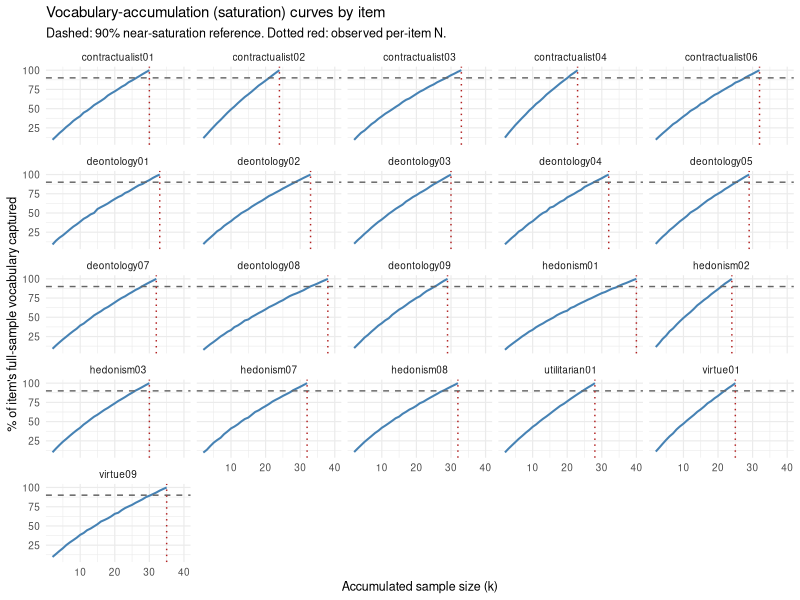
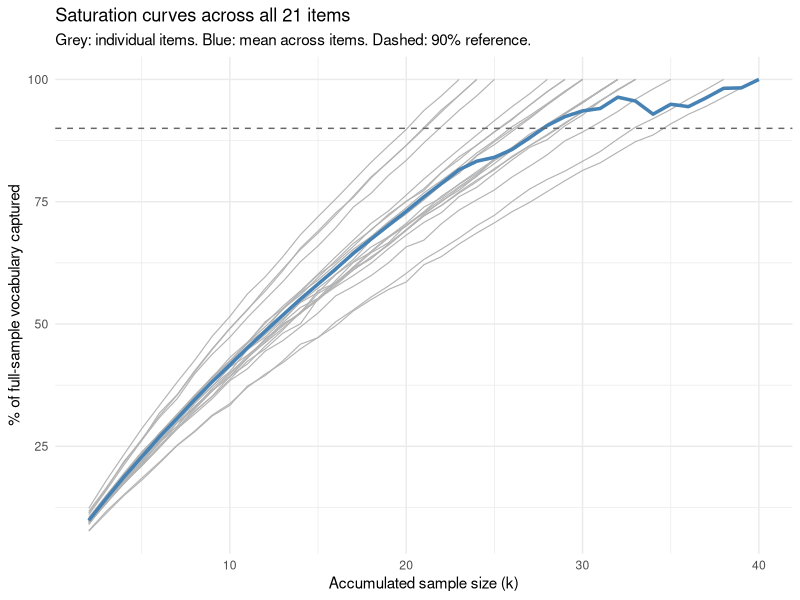

Here is the R script that generated these plots, in order:
# Saturation analysis for web-probing responses (R2-Subst-03 / R1-9)
#
# Reviewer concern: is the per-item sample size (N = 23-40, see main text) adequate
# for cognitive interviewing / web probing?
#
# This script re-analyzes the EXISTING raw probe responses (output/loop.csv) --
# no new data collection. For each item, it builds a vocabulary-accumulation
# (rarefaction) curve: repeatedly resampling increasing numbers of responses and
# tracking how many distinct content words are newly introduced. This is the
# standard "diminishing returns" signature used as a fast, transparent proxy for
# qualitative saturation (cf. rarefaction curves in ecology / vocabulary growth
# curves in corpus linguistics), reported alongside the literature-based defense
# (Willis, 2005; Squire et al., 2024) in the manuscript.
#
# Run from: Article_ESTAvalidation/Analyses/2_webProbing/
#   Rscript 04_saturationAnalysis.R
#
# Plots (output/saturation_curves_facets.png, output/saturation_curves_overlay.png)
# follow the standard qualitative-saturation-curve convention (cumulative
# information captured vs. sample size, flattening asymptotically; cf. Hennink,
# Kaiser & Weber, 2019, PLOS ONE "A simple method to assess and report thematic
# saturation"): x = accumulated sample size k, y = % of the item's full-sample
# vocabulary captured, with a 90% near-saturation reference line and the observed
# per-item N marked.

usePackage <- function(p) {
  if (!is.element(p, installed.packages()[, 1]))
    install.packages(p, dep = TRUE, repos = "http://cran.us.r-project.org")
  require(p, character.only = TRUE)
}
usePackage("dplyr")
usePackage("tidyr")
usePackage("stringr")
usePackage("ggplot2")

set.seed(20260903)

# ---- minimal built-in English stopword list (avoids external `stopwords` package) ----
STOPWORDS <- c(
  "a","about","above","after","again","against","all","am","an","and","any","are","as",
  "at","be","because","been","before","being","below","between","both","but","by","could",
  "did","do","does","doing","down","during","each","few","for","from","further","had","has",
  "have","having","he","her","here","hers","herself","him","himself","his","how","i","if",
  "in","into","is","it","its","itself","just","me","more","most","my","myself","no","nor",
  "not","now","of","off","on","once","only","or","other","our","ours","ourselves","out",
  "over","own","same","she","should","so","some","such","than","that","the","their","theirs",
  "them","themselves","then","there","these","they","this","those","through","to","too",
  "under","until","up","very","was","we","were","what","when","where","which","while","who",
  "whom","why","will","with","would","you","your","yours","yourself","yourselves","would",
  "also","would","really","think","because","would","dont","doesnt","im","ive","its","thats",
  "theyre","cant","isnt","technology","would"
)

tokenize_content_words <- function(text) {
  text <- tolower(text)
  text <- str_replace_all(text, "[^a-z\\s]", " ")
  words <- unlist(str_split(text, "\\s+"))
  words <- words[nchar(words) >= 3]
  words <- words[!words %in% STOPWORDS]
  words
}

# ---- load raw responses ----
dat <- read.csv2("output/loop.csv", stringsAsFactors = FALSE, fileEncoding = "latin1")

# pool category-selection + comprehension free text as the per-response corpus for that item
dat$pooled_text <- paste(
  ifelse(is.na(dat$category_probe_again), dat$category_probe, dat$category_probe_again),
  ifelse(is.na(dat$comp_probe_again), dat$comp_probe, dat$comp_probe_again),
  sep = " "
)

B <- 500  # bootstrap resamples per sample size

items <- sort(unique(dat$item))
summary_rows <- list()
curve_rows <- list()

for (it in items) {
  responses <- dat$pooled_text[dat$item == it]
  responses <- responses[!is.na(responses) & nchar(str_trim(responses)) > 0]
  n_total <- length(responses)
  if (n_total < 3) next

  # tokenize each response once
  tokens_per_response <- lapply(responses, tokenize_content_words)
  full_vocab_size <- length(unique(unlist(tokens_per_response)))

  ks <- 2:n_total
  expected_vocab <- numeric(length(ks))

  for (i in seq_along(ks)) {
    k <- ks[i]
    vocab_sizes <- replicate(B, {
      idx <- sample.int(n_total, k, replace = FALSE)
      length(unique(unlist(tokens_per_response[idx])))
    })
    expected_vocab[i] <- mean(vocab_sizes)
  }

  pct_of_full <- expected_vocab / full_vocab_size
  curve_rows[[it]] <- data.frame(item = it, k = ks, expected_vocab = expected_vocab,
                                  pct_of_full_vocab = pct_of_full)

  # near-saturation point: smallest k reaching >=90% of the full-sample vocabulary
  near_sat_idx <- which(pct_of_full >= 0.90)[1]
  near_sat_k <- if (is.na(near_sat_idx)) NA else ks[near_sat_idx]

  summary_rows[[it]] <- data.frame(
    item = it,
    n_responses = n_total,
    full_vocab_size = full_vocab_size,
    near_saturation_k = near_sat_k,
    near_saturation_pct_of_N = if (is.na(near_sat_k)) NA else round(near_sat_k / n_total, 3)
  )
}

summary_df <- bind_rows(summary_rows)
curve_df <- bind_rows(curve_rows)

dir.create("output", showWarnings = FALSE)
write.csv(summary_df, "output/saturation_summary_by_item.csv", row.names = FALSE)
write.csv(curve_df, "output/saturation_curves_by_item.csv", row.names = FALSE)

# ---- plots: cumulative vocabulary captured (%) vs. accumulated sample size ----
curve_df <- curve_df %>% left_join(summary_df %>% select(item, n_responses), by = "item")

p_facets <- ggplot(curve_df, aes(x = k, y = pct_of_full_vocab * 100)) +
  geom_line(color = "steelblue", linewidth = 0.7) +
  geom_hline(yintercept = 90, linetype = "dashed", color = "grey40") +
  geom_vline(aes(xintercept = n_responses), linetype = "dotted", color = "firebrick") +
  facet_wrap(~item, ncol = 5) +
  labs(x = "Accumulated sample size (k)", y = "% of item's full-sample vocabulary captured",
       title = "Vocabulary-accumulation (saturation) curves by item",
       subtitle = "Dashed: 90% near-saturation reference. Dotted red: observed per-item N.") +
  theme_minimal(base_size = 9)
ggsave("output/saturation_curves_facets.png", p_facets, width = 12, height = 10, dpi = 300)

p_overlay <- ggplot(curve_df, aes(x = k, y = pct_of_full_vocab * 100, group = item)) +
  geom_line(color = "grey70", linewidth = 0.4) +
  stat_summary(aes(group = 1), fun = mean, geom = "line", color = "steelblue", linewidth = 1.2) +
  geom_hline(yintercept = 90, linetype = "dashed", color = "grey40") +
  labs(x = "Accumulated sample size (k)", y = "% of full-sample vocabulary captured",
       title = "Saturation curves across all 21 items",
       subtitle = "Grey: individual items. Blue: mean across items. Dashed: 90% reference.") +
  theme_minimal(base_size = 11)
ggsave("output/saturation_curves_overlay.png", p_overlay, width = 7, height = 5, dpi = 300)

cat("\n=== Saturation summary across", nrow(summary_df), "items ===\n")
cat("Observed per-item N range:", min(summary_df$n_responses), "-", max(summary_df$n_responses), "\n")
cat("Near-saturation k (90% of item's full vocabulary) range:",
    min(summary_df$near_saturation_k, na.rm = TRUE), "-",
    max(summary_df$near_saturation_k, na.rm = TRUE), "\n")
cat("Median near-saturation k as % of observed N:",
    round(median(summary_df$near_saturation_pct_of_N, na.rm = TRUE) * 100, 1), "%\n")
print(summary_df)
